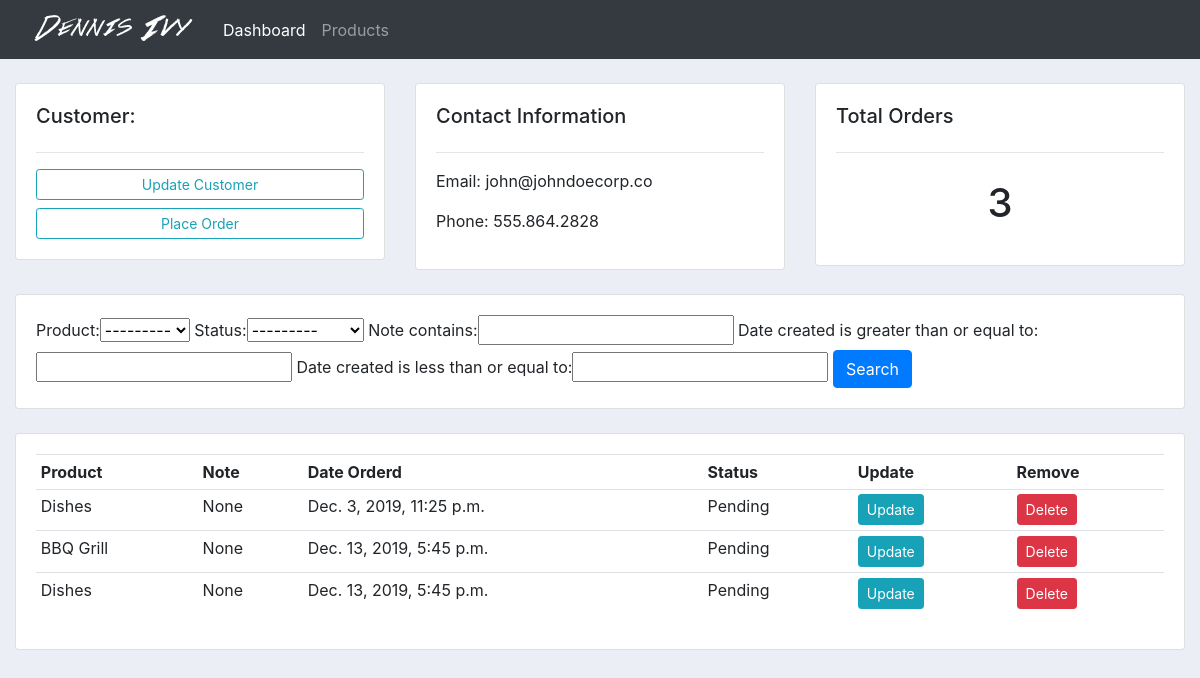
/customer/4/, run on an earlier commit of the app's database.
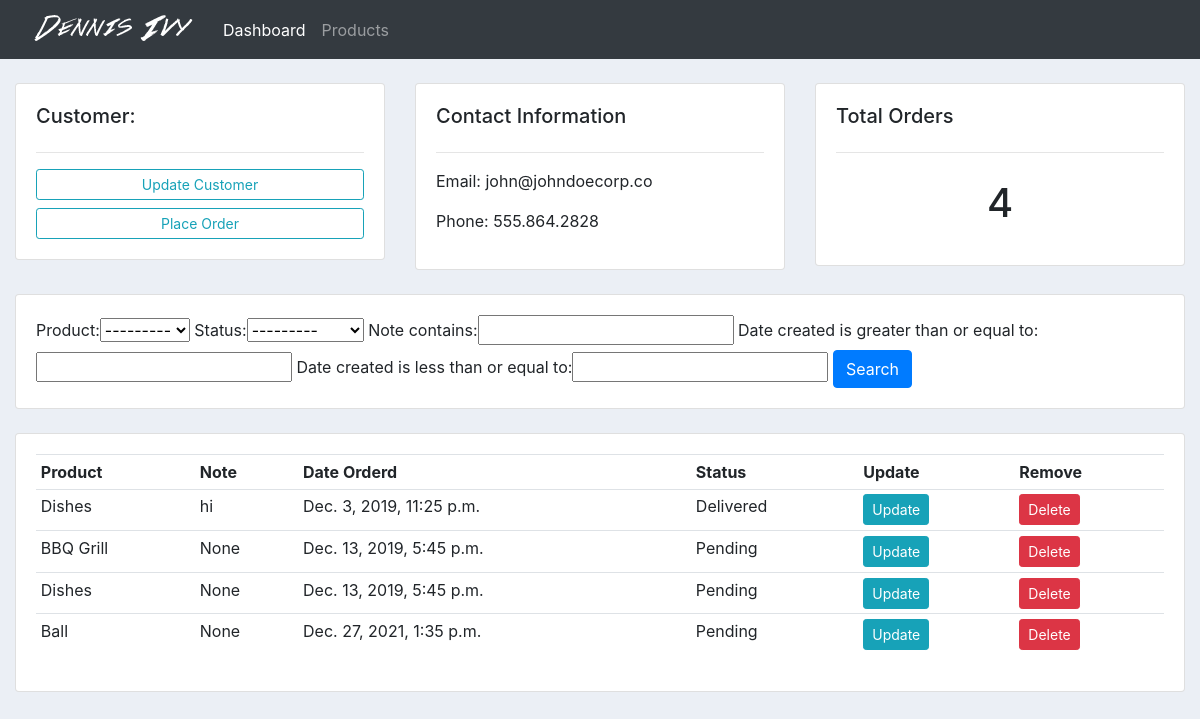
And on a later commit of the database.
### accounts/models.py (models this page shows, shortened)
class Order(models.Model):
	STATUS = (
			('Pending', 'Pending'),
			('NotAvailable', 'NotAvailable'),
			('Delivered', 'Delivered'),
			)
	customer = models.ForeignKey(Customer, null=True, on_delete= models.SET_NULL)
	product = models.ForeignKey(Product, null=True, on_delete= models.SET_NULL)
	date_created = models.DateTimeField(auto_now_add=True, null=True)
	status = models.CharField(max_length=200, null=True, choices=STATUS)
	note = models.CharField(max_length=1000, null=True)

class Product(models.Model):
	CATEGORY = (
			('Indian', 'Indian'),
			('Italian', 'Italian'),
			('Chinese', 'Chinese'),
			('Japanese', 'Japanese'),
			)
	name = models.CharField(max_length=200, null=True)
	price = models.FloatField(null=True)
	category = models.CharField(max_length=200, null=True, choices=CATEGORY)
	description = models.CharField(max_length=200, null=True, blank=True)
	date_created = models.DateTimeField(auto_now_add=True, null=True)
	tags = models.ManyToManyField(Tag)
	def __str__(self):
		return self.name

### accounts/views.py (the view)
# urls.py: path('customer/<str:pk_test>/', views.customer, name="customer"),
def customer(request, pk_test):
	customer = Customer.objects.get(id=pk_test)
	orders = customer.order_set.all()
	order_count = orders.count()
	myFilter = OrderFilter(request.GET, queryset=orders)
	orders = myFilter.qs
	context = {'customer':customer, 'orders':orders, 'order_count':order_count,
	'myFilter':myFilter}
	return render(request, 'accounts/customer.html',context)

### accounts/templates/accounts/customer.html
{%  extends 'accounts/main.html' %}
{% block content %}
	<br>
<div class="row">
	<div class="col-md">
		<div class="card card-body">
			<h5>Customer:</h5>
			<hr>
			<a class="btn btn-outline-info  btn-sm btn-block" href="">Update Customer</a>
			<a class="btn btn-outline-info  btn-sm btn-block" href="{% url 'create_order' customer.id %}">Place Order</a>
		</div>
	</div>
	<div class="col-md">
		<div class="card card-body">
			<h5>Contact Information</h5>
			<hr>
			<p>Email: {{customer.email}}</p>
			<p>Phone: {{customer.phone}}</p>
		</div>
	</div>
	<div class="col-md">
		<div class="card card-body">
			<h5>Total Orders</h5>
			<hr>
			<h1 style="text-align: center;padding: 10px">{{order_count}}</h1>
		</div>
	</div>
</div>
<br>
<div class="row">
	<div class="col">
		<div class="card card-body">
			<form method="get">
				{{myFilter.form}}
		    <button class="btn btn-primary" type="submit">Search</button>
		  </form>
		</div>
	</div>
</div>
<br>
<div class="row">
	<div class="col-md">
		<div class="card card-body">
			<table class="table table-sm">
				<tr>
					<th>Product</th>
					<th>Note</th>
					<th>Date Orderd</th>
					<th>Status</th>
					<th>Update</th>
					<th>Remove</th>
				</tr>
				{% for order in orders %}
				<tr>
					<td>{{order.product}}</td>
					<td>{{order.note}}</td>
					<td>{{order.date_created}}</td>
					<td>{{order.status}}</td>
					<td><a class="btn btn-sm btn-info" href="{% url 'update_order' order.id %}">Update</a></td>
					<td><a class="btn btn-sm btn-danger" href="{% url 'delete_order' order.id %}">Delete</a></td>
				</tr>
				{% endfor %}
			</table>
		</div>
	</div>
</div>
{% endblock %}

What changed in the data, as far as the page shows it:
changed Order: note "None" → "hi"; status "Pending" → "Delivered"
added Order: product "Ball", note "None", date_created "Dec. 27, 2021, 1:35 p.m.", status "Pending"
Also different on the page:
{{ order_count }}: "3" → "4"
